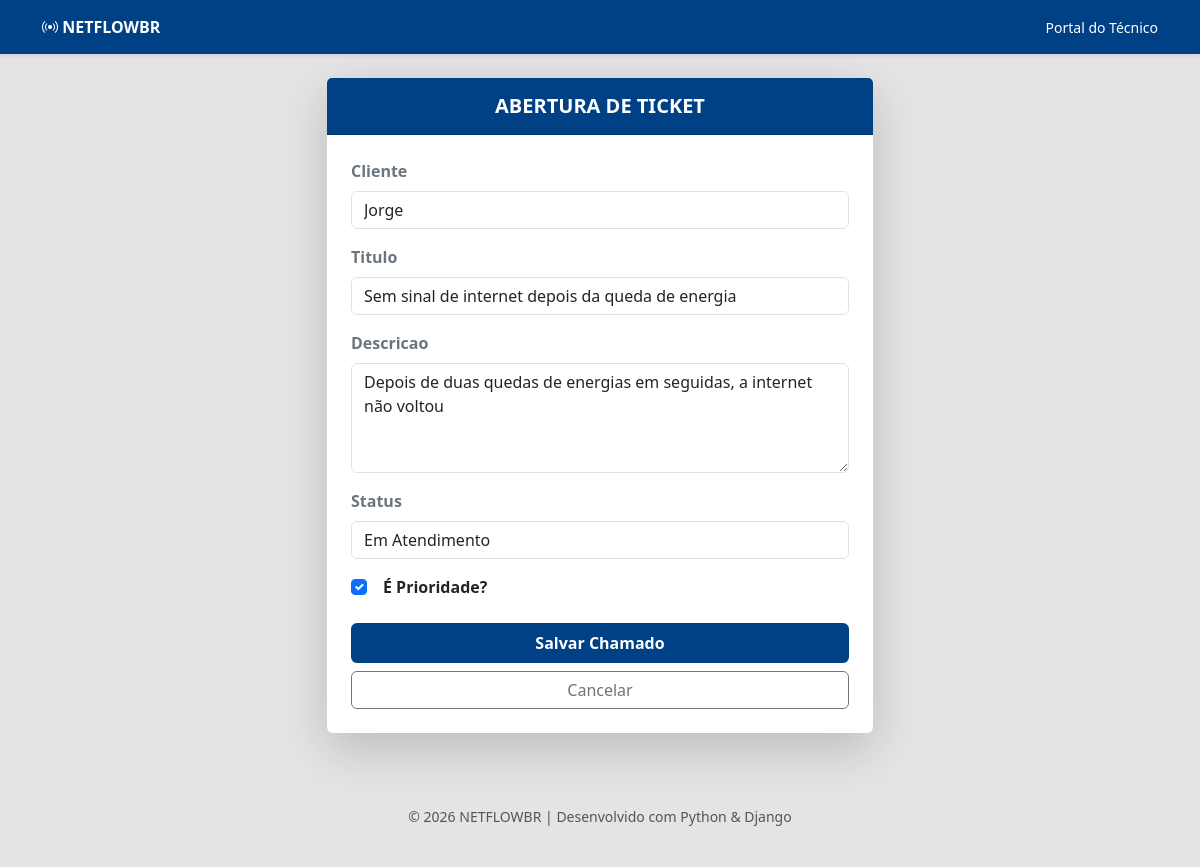
/editar/3/, run on the app's committed database.
### core/models.py (models this page shows, shortened)
class Chamado(models.Model):
    STATUS_CHOICES = [
        ('aberto', 'Aberto'),
        ('progresso', 'Em Atendimento'),
        ('concluido', 'Finalizado'),
    ]
    prioridade = models.BooleanField(default=False, verbose_name="É Prioridade?")
    cliente = models.CharField(max_length=100, default='Consumidor Final')
    titulo = models.CharField(max_length=100)
    descricao = models.TextField()
    status = models.CharField(max_length=20, choices=STATUS_CHOICES, default='aberto')
    data_criacao = models.DateTimeField(auto_now_add=True)

### core/views.py (the view)
# urls.py: path('editar/<int:id>/', views.editar_chamado, name='editar_chamado'),
def editar_chamado(request, id):
    chamado = get_object_or_404(Chamado, id=id)
    if request.method == 'POST':
        form = ChamadoForm(request.POST, instance=chamado)
        if form.is_valid():
            form.save()
            messages.info(request, f'Chamado de {chamado.cliente} atualizado!')
            return redirect('lista_chamados')
    else:
        form = ChamadoForm(instance=chamado)
    return render(request, 'novo_chamado.html', {'form': form, 'editando': True})

### core/forms.py
class ChamadoForm(forms.ModelForm):
    class Meta:
        model = Chamado
        fields = ['cliente', 'titulo', 'descricao', 'status', 'prioridade']
        widgets = {
            'cliente': forms.TextInput(attrs={'class': 'form-control'}),
            'titulo': forms.TextInput(attrs={'class': 'form-control'}),
            'descricao': forms.Textarea(attrs={'class': 'form-control', 'rows': 4}),
            'status': forms.Select(attrs={'class': 'form-select'}),
            'prioridade': forms.CheckboxInput(attrs={'class': 'form-check-input'}), # Classe correta para Checkbox
        }
    def __init__(self, *args, **kwargs):
        super().__init__(*args, **kwargs)
        for field_name, field in self.fields.items():
            if field_name != 'prioridade':
                field.widget.attrs.update({'class': 'form-control'})

### core/templates/novo_chamado.html (shortened to what this page needs)
{% extends 'base.html' %}
{% block content %}
<div class="row justify-content-center">
    <div class="col-md-8 col-lg-6">
        <div class="card shadow-lg border-0">
            <div class="card-header py-3 bg-primary text-white">
                <h5 class="mb-0 text-center text-uppercase fw-bold">Abertura de Ticket</h5>
            </div>
            <div class="card-body p-4">
                <form method="POST">
                    {% for field in form %}
                        {% if field.name == 'prioridade' %}
                            <div class="form-check mb-3 mt-2">
                                {{ field }}
                                <label class="form-check-label fw-bold ms-2" for="{{ field.id_for_label }}">
                                    {{ field.label }}
                                </label>
                            </div>
                        {% else %}
                            <div class="mb-3">
                                <label class="form-label fw-semibold text-secondary">{{ field.label }}</label>
                                {{ field }}
                            </div>
                        {% endif %}
                    {% endfor %}
                    <div class="d-grid gap-2 mt-4">
                        <button type="submit" class="btn btn-primary py-2 fw-bold">Salvar Chamado</button>
                        <a href="{% url 'lista_chamados' %}" class="btn btn-outline-secondary">Cancelar</a>
                    </div>
                </form>
            </div>
        </div>
    </div>
</div>
{% endblock %}<html xmlns:mso="urn:schemas-microsoft-com:office:office" xmlns:msdt="uuid:C2F41010-65B3-11d1-A29F-00AA00C14882"><head>

### core/static/css/newcall.css (style rules this page uses)
:root { --azul-br: #004085; }
body { background-color: #e4e4e4; }
.card-header { background-color: var(--azul-br) !important; color: rgb(255, 255, 255); }
.btn-primary { background-color: var(--azul-br); border: none; }

### data on the page
Chamado: form "Jorge" "Sem sinal de internet depois da queda de energia" "Depois de duas quedas de energias em seguidas, a internet não voltou" "Em Atendimento", form "☑"

### other printed values
{{ field.label }} "Cliente" "Titulo" "Descricao" "Status"
{{ field.label }} "É Prioridade?"
